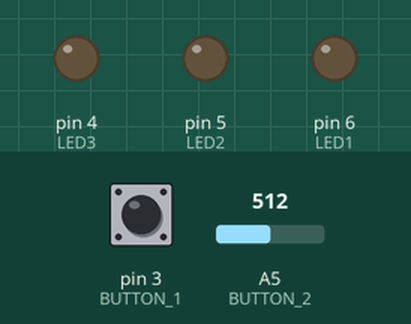
The sketch below on a simulated Arduino Uno, built with avr-gcc and run on an emulated ATmega328P. Parts: output pins drawn as LEDs (lit = HIGH). The test bench sets the inputs (shaded band); at power-on: pin 3 (BUTTON_1) LOW, A5 (BUTTON_2) = 512. Random numbers use the default seed unless the sketch sets one; what the sketch prints to the serial monitor is not drawn.

Above: at 1.2 s.
1.3 s: pin 3 (BUTTON_1) pulled HIGH for 0.15 s
4.4 s: A5 (BUTTON_2) set to 497
At 7.35 s:
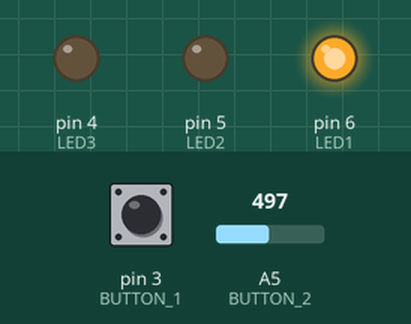
7.4 s: A5 (BUTTON_2) set to 522
At 8.2 s:
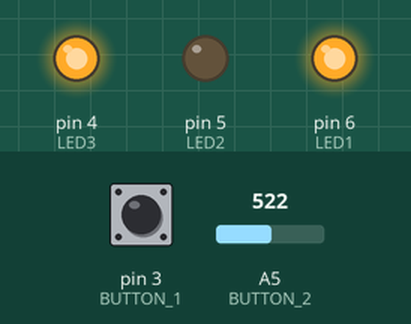
At 18.55 s:
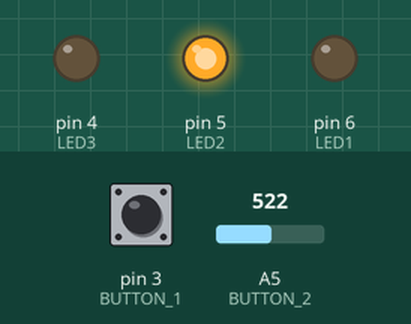
Timing chart, 0 to 18.8 s (numbered marks = the images above; inputs shaded):
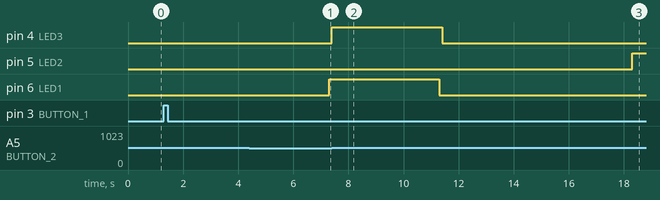

Measured:
- the behaviour switches between 512 and 511 on A5 (BUTTON_2) (found by bisection; images 0 and 1)
- after the input at 1.3 s, every drawn part: stays the same
- after the input at 7.4 s, pin 4 (LED3): LOW → HIGH at once, → LOW 4.0 s later

The sketch:

lucien_code_v2.ino
```cpp
// If input 1 (button 1) is pressed, all LEDs are turned off for a seconds,
// then, red or yellow LED is turned on for b +/- x seconds, then off for c +/- y seconds,
// then, red or yellow LED is turned on for b +/- x seconds, then off for c +/- y seconds,
// if input 2 (button 2) is pressed during the lick window (d seconds)
// then green LED is turned on for e seconds.
// Enums and classes:
enum LoopState { // LoopState variable has 7 different values because we declare it as enum (enumeration)
    NOT_STARTED, // state when the button is not pressed
    PRE_LOOP_WAIT, // state when the button is pressed, but the loop hasn't started. Will start after a seconds.
    LOOP_START,   // state to indicate that the loop is allowed to start
    FIRST_LIGHT_ON, // state after a seconds delay is applied and the LED is now on for b seconds
    FIRST_WAIT, // state after the LED is on for b seconds and now c seconds delay is applied
    SECOND_LIGHT_ON, // state after c seconds delay is applied and the LED is now on for b seconds
    SECOND_WAIT // state after the LED is on for b seconds and now c seconds delay is applied
};

enum LightColor {
    NOTHING,
    YELLOW,
    RED
};

// Constants that won't change:
const int LED1 = 6; // red LED, output 1
const int LED2 = 5; // yellow LED, output 2
const int LED3 = 4; // green LED, output 3
const int BUTTON_1 = 3; // input 1
const int BUTTON_2 = A5; // input 2
const int DELAY_AFTER_BUTTON_1_PRESSED = 6000; // the delay after button 1 is pressed is a seconds (6 seconds)
const int GREEN_LIGHT_ON_DURATION = 1000; // turn on the green light for e seconds (1 second)
const int WINDOW_DURATION = 4000; // window period for d seconds (4 seconds)
const int NUMBER_OF_REPEAT = 3; // the number of repeats in the loop
const int PRINT_RATE_MILLIS = 1000; // to print the values every 100 millis
const int RED_OR_YELLOW_LIGHT_ON_DURATION[] = { 2000, 3000, 4000 }; // turn on the red or yellow light for b seconds +/- x seconds
const int DELAY_BETWEEN_LIGHTS[] = { 6000, 7000, 8000 }; // give a delay between lights for c seconds +/- y seconds
const LightColor WINDOW_LIGHT_COLOR = RED; // choose the color (red or yellow) in which you can press the second button (window period).
const int ANALOG_BUTTON_PRESS_THRESHOLD = 512; // Analog button 2 press threshold, needs to be high

// Variable definitions:
int loopCount = -1; // to declare the iteration number of the loop: 0 is first iteration, (n-1)'th is n'th iteration
unsigned long currentLoopStartTime = 1; // to declare the current loop start time
unsigned long timeInCurrentLoop = 0; // to declare the time in current loop

LoopState loopState = NOT_STARTED; // to declare the loop state
unsigned long loopStateTransitionTimes[5] = { 0, 0, 0, 0, 0 }; // there are 5 loop transitions since the start of the loop

bool greenLightIsOn = false; // to declare the variable while green LED is on
int greenLightTurnedOnTime = 1; // to declare the timing while green LED is on.

bool button2WasPressed = false; // to declare the button 2 was pressed
unsigned long buttonOnePressTime = 0; // to declare the button 1 press time
unsigned long timeSinceProgramStart = 0; // to declare the time since program starts
unsigned long lastPrintTime = 0; // to declare the last print time
unsigned long printCount = 0; // to declare the print count

int redLightTurnedOnCount = 0; // to declare the red light turned on count
int yellowLightTurnedOnCount = 0; // to declare the yellow light turned on count

LightColor currentLightColor = NOTHING; // to declare the current light light (red or yellow) that is now shining bright like a diamond.
LightColor lastLightColor = NOTHING; // to declare the last light (red or yellow) that was turned on.

// Program code:
void setup() {
    Serial.begin(9600); // to see values from Arduino and present it on the computer

    pinMode(LED1, OUTPUT); // set LED1 (red) as an output 1
    pinMode(LED2, OUTPUT); // set LED2 (yellow) as an output 2
    pinMode(LED3, OUTPUT); // set LED3 (green) as an output 3
    pinMode(BUTTON_1, INPUT); // set button 1 as an input 1
    pinMode(BUTTON_2, INPUT); // set button 2 as an input 2
    // if analog input pin 0 is unconnected, random analog
    // noise will cause the call to randomSeed() to generate
    // different seed numbers each time the sketch runs.
    // randomSeed() will then shuffle the random function.

    randomSeed(analogRead(0));
    resetLoop(); // reset all conditions
}

void loop() {
    timeSinceProgramStart = millis(); // the time since program starts is defined in milliseconds

    if (buttonIsPressed(BUTTON_1) && loopState == NOT_STARTED) { // if button 1 is pressed and the loop state is  'not started'
        loopState = PRE_LOOP_WAIT; // the loop state enters 'pre loop wait'
        buttonOnePressTime = timeSinceProgramStart; // the button one press time is the time since program starts
    }
    if (loopState == PRE_LOOP_WAIT && (timeSinceProgramStart - buttonOnePressTime) >= DELAY_AFTER_BUTTON_1_PRESSED) { // if the loop state is in 'pre loop wait' and difference between the time since program starts and the button one press time is bigger than a seconds
        startLoopIteration(); // start the loop iteration
    }

    if (loopHasStarted() && loopCount < NUMBER_OF_REPEAT) { // if the loop has started and the loop count is less than the number of loop repeat
        timeInCurrentLoop = (timeSinceProgramStart - currentLoopStartTime); // then the time in current loop is the time since program starts substracted with the current loop start time

        if (loopState == LOOP_START) { // if the loop state enters LOOP_START
            turnRedOrYellowLedOn(); // red or yellow LED is on
            loopState = FIRST_LIGHT_ON; // and the loop state switches to FIRST_LIGHT_ON. The light is on for b seconds
        }
        if (loopState == FIRST_LIGHT_ON && timeInCurrentLoop >= loopStateTransitionTimes[1]) { // if the loop state enters FIRST_LIGHT_ON and the time in current loop is bigger than state 1
            turnRedOrYellowLightOff(); // red or yellow LED is off
            loopState = FIRST_WAIT; // and the loop state switches to FIRST_WAIT. The first wait lasts for c seconds.
        }
        if (loopState == FIRST_WAIT && timeInCurrentLoop >= loopStateTransitionTimes[2]) { // if the loop state enters FIRST_WAIT and the time in current loop is bigger than state 2
            turnRedOrYellowLedOn(); // red or yellow LED is on
            loopState = SECOND_LIGHT_ON; // and the loop state switches to SECOND_LIGHT_ON. The light is on for b seconds
        }
        if (loopState == SECOND_LIGHT_ON && timeInCurrentLoop >= loopStateTransitionTimes[3]) { // if the loop state enters SECOND_LIGHT_ON and the time in current loop is bigger than state 3
            turnRedOrYellowLightOff(); // red or yellow LED is off
            loopState = SECOND_WAIT; // and the loop state switches to SECOND_WAIT. The second wait lasts for c seconds
        }
        if (loopState == SECOND_WAIT && timeInCurrentLoop >= loopStateTransitionTimes[4]) { // if the loop state enters SECOND_WAIT and the time in current loop is bigger than state 4
            startLoopIteration();// start a new loop iteration
        }
        if (buttonIsPressed(BUTTON_2)) { // if button 2 is pressed
            button2WasPressed = true; // button 2 was pressed is true

            if (lastLightColor == WINDOW_LIGHT_COLOR && greenLightIsOn == false) { // Last time a red or yellow light could be turned on, a red light was chosen.

                if (isInFirstWindow() || isInSecondWindow()) { // if it is in the first or second window
                    turnLedOn(LED3); // green LED is on
                    greenLightIsOn = true; // green LED is on is true
                    greenLightTurnedOnTime = timeInCurrentLoop; // the time when green LED is on is now the time in current loop
                }
            }
        }
        if (greenLightIsOn == true && (timeInCurrentLoop - greenLightTurnedOnTime) >= GREEN_LIGHT_ON_DURATION) { // when the green LED is on and the time in current loop substracted with the time when green LED is on is bigger than e seconds
            turnLedOff(LED3); // green LED is off
            greenLightIsOn = false; // green LED is on is false
            greenLightTurnedOnTime =  1; // the green light turned on time is set to 1
        }
    }

    printValuesToSerial(); // print the values to serial monitor
    if (loopCount == NUMBER_OF_REPEAT) { // if the number of loop reaches the number of loop repeat
        resetLoop(); // reset the loop
    }
}

bool buttonIsPressed(int buttonNumber) { // when button x is pressed
    if (buttonNumber == BUTTON_1) {
        return isDigitalButtonPressed(buttonNumber); // button 1 is digital pin
    } else {
        return isAnalogButtonPressed(buttonNumber); // button2 is analog pin
    }
}

bool isDigitalButtonPressed(int buttonNumber) {
    int buttonState = digitalRead(buttonNumber); // then the state of button x is high
    return buttonState == HIGH;
}

bool isAnalogButtonPressed(int buttonNumber) {
    int rawValue = analogRead(buttonNumber); // raw value is 10-bit value, hence value between 0 and 2^10-1 = 1023
    // To calculate the voltage -> int voltage = rawValue * (5.00 / 1023.00);
    return rawValue >= ANALOG_BUTTON_PRESS_THRESHOLD;
}
void turnRedOrYellowLedOn() { // when red or yellow light is on
    if (redLightTurnedOnCount == NUMBER_OF_REPEAT) { // if the red light turned on count reaches the number of loop repeat
        turnYellowLedOn(); // turn on yellow LED, as red LED has been turned on max number of times.
    } else if (yellowLightTurnedOnCount == NUMBER_OF_REPEAT) { // else if the yellow light turned on count reaches the number of loop repeat
        turnRedLedOn(); // // turn on red LED, as yellow LED has been turned on max number of times.
    } else {
        long randNumber = random(100); // random number is selected between 0-99
        if (randNumber < 50) { // and if the selected number is less than 50
            turnYellowLedOn(); // yellow light is on
        } else { // else the red light is on
            turnRedLedOn();
        }
    }
}

void turnRedLedOn() {
    turnLedOn(LED1); // if LED 1 (red) is turned on
    redLightTurnedOnCount += 1; // increase the count of red
    currentLightColor = RED; // red light is on is true
    lastLightColor = RED; // last light was red is true
}

void turnYellowLedOn() {
    turnLedOn(LED2); // if LED 2 (yellow) is turned on
    yellowLightTurnedOnCount += 1; // increase the count of yellow
    currentLightColor = YELLOW; // yellow light is on is true
    lastLightColor = YELLOW; // last light was red is false
}

void turnLedOn(int ledNumber) { // when LED x is on
    digitalWrite(ledNumber, HIGH); // then the state of LED x is high
}

void turnRedOrYellowLightOff() { // turn the red or yellow light off

    if (currentLightColor == RED) { // if the red light is on is true, then turn off the red light
        turnLedOff(LED1);
    } else if (currentLightColor == YELLOW) { // if the yellow light is on is true, then turn off the yellow light
        turnLedOff(LED2);
    }

    currentLightColor = NOTHING; // red light is on is false
}

void turnLedOff(int ledNumber) { // when LED x is off
    digitalWrite(ledNumber, LOW);  // then the state of LED x is low
}

bool loopHasStarted() { // when the loop has started
   return loopState != NOT_STARTED && loopState != PRE_LOOP_WAIT;  // return the loop state
}

bool isInFirstWindow() { // first window is when the time in current loop is below d seconds
    return (timeInCurrentLoop <= WINDOW_DURATION);
}

bool isInSecondWindow() { // second window is when the time in current loop is between state 2 and state 2+d seconds
    return timeInCurrentLoop >= loopStateTransitionTimes[2] && timeInCurrentLoop <= (loopStateTransitionTimes[2] + WINDOW_DURATION);
}

void printValuesToSerial() {

    if (loopState != NOT_STARTED) { // if loop state is started
        if (lastPrintTime == 0) { // and if the last print time is 0
            Serial.println("Time in millisecs,Red LED value,Yellow LED value,Green LED value,Button 2 value"); // Then these words are printed
        }
        int redLedValue = digitalRead(LED1); // to read the red LED value from pin 6
        int yellowLedValue = digitalRead(LED2); // to read the yellow LED value from pin 5
        int greenLedValue = digitalRead(LED3); // to read the green LED value from pin 4
        int button2Value; // to read the button 2 value
        if (button2WasPressed == true) {
            button2Value = 1;
        } else {
            button2Value = 0;
        }
       unsigned long delta = timeSinceProgramStart - lastPrintTime; // delta is the time since program starts minus the last print time
        if (delta >= PRINT_RATE_MILLIS) { // if delta is higher than print rate millis (100 ms)
            Serial.print("\b"); // print \b as it is in python configuration
            Serial.print(printCount * PRINT_RATE_MILLIS); // print the time while the loop is running in milliseconds
            Serial.print(","); // give a comma
            Serial.print(redLedValue); // print the red LED value
            Serial.print(","); // give a comma
            Serial.print(yellowLedValue); // print the yellow LED value
            Serial.print(","); // give a comma
            Serial.print(greenLedValue); // print the green LED value
            Serial.print(","); // give a comma
            Serial.println(button2Value); // print the button 2 value
            lastPrintTime = timeSinceProgramStart; // the last print time is the time since program starts
            printCount += 1; // increment the print count by one

            button2WasPressed = false; // button 2 was pressed is false
        }
    }
}

void resetLoop() { // when the system is reset, all LEDs are off
    turnLedOff(LED1);
    turnLedOff(LED2);
    turnLedOff(LED3);
    loopState = NOT_STARTED; // the loop state goes back to not started
    redLightTurnedOnCount = 0; // red light turned on count is 0
    yellowLightTurnedOnCount = 0; // yellow light turned on count is 0
    lastLightColor = NOTHING;
    currentLightColor = NOTHING;

    loopCount = -1; // loop count is -1
    lastPrintTime = 0; // last print time is 0
    printCount = 0; // print count is 0
}

void startLoopIteration() {

    loopState = LOOP_START; // when the loop is eligible to start
    loopCount += 1; // loop count is incremented by +1 (another round of loop starts again).
    currentLoopStartTime = timeSinceProgramStart; // and the current loop start time is the time since program start

    // Calculate randomly generated transtion times between loop startes relative to the loop start. Loop start is thus 0.
    unsigned long firstWaitStartTime = generateRandomLightDuration(); // 'first wait' starts at this time and  the random light duration is generated
    unsigned long secondLightOnStartTime = firstWaitStartTime + generateRandomDelayBetweenLights(); // 'second light on' starts at this time
    unsigned long secondWaitStartTime = secondLightOnStartTime + generateRandomLightDuration(); // 'second wait' starts at this time
    unsigned long loopEndTime = secondWaitStartTime + generateRandomDelayBetweenLights(); // loop iteration ends at this time
    loopStateTransitionTimes[1] = firstWaitStartTime;
    loopStateTransitionTimes[2] = secondLightOnStartTime;
    loopStateTransitionTimes[3] = secondWaitStartTime;
    loopStateTransitionTimes[4] = loopEndTime;
}

int generateRandomLightDuration() {
    int arraySize = sizeof(RED_OR_YELLOW_LIGHT_ON_DURATION) / sizeof(RED_OR_YELLOW_LIGHT_ON_DURATION[0]);
    int randomIndex = random(0, arraySize); // Value equals 0, 1 or 2. This is because RED_OR_YELLOW_LIGHT_ON_DURATION has 3 values.
    return RED_OR_YELLOW_LIGHT_ON_DURATION[randomIndex]; // index 0 maps to 8000, 1 to 9000 and 2 to 10000.
}

int generateRandomDelayBetweenLights() {
    int arraySize = sizeof(DELAY_BETWEEN_LIGHTS) / sizeof(DELAY_BETWEEN_LIGHTS[0]);
    int randomIndex = random(0, arraySize); // Value equals 0, 1 or 2. This is because DELAY_BETWEEN_LIGHTS has 3 values.
    return DELAY_BETWEEN_LIGHTS[randomIndex]; //  index 0 maps to 10000, 1 to 11000 and 2 to 12000.
}
```
